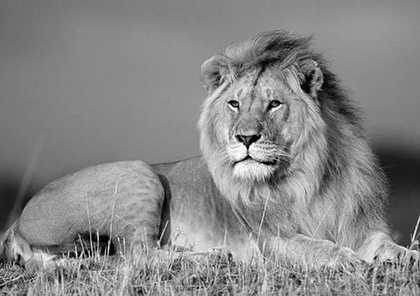
%> input picture 实验一/002.JPG, 420 x 296 px, shrunk from 500 x 352 before the run
$ octave homework1_1.m   (GNU Octave 9; MATLAB toolbox functions it lacks are replaced by stand-ins)
%> lines starting %> are read from the running program, lines starting %| are printed output that depends on the picture
%% homework 1.1
clear;
clc;
image=imread ("002.jpg");
%> image is the input picture: size 296x420 uint8; min 0, max 255, mean 134.5
%%imshow(image)
figure
imshow(image);
%% get dft pic
out=twodft(image);
figure
imshow(out);
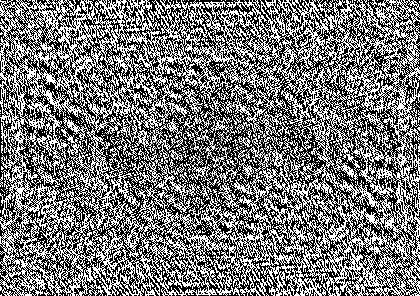
%> displayed picture: size 296x420, on the screen's scale of 0 to 255; min 0, max 255, mean 120.2
imwrite(out,"1-1dft.jpg");
%% get abs dft pic and shift
out1=abs(out);
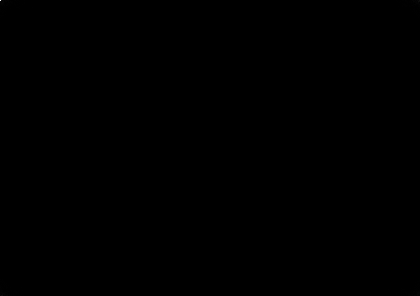
%> out1: size 296x420 double; min 0.0264, max 65590, mean 20.8; drawn with min black and max white
out1=255*out/max(max(out));
out2=out1
[a,b]=size(out1);
%> a = 296; b = 420
out1=circshift(out1,a/2,1);
out1=circshift(out1,b/2,2);
imshow(out1);
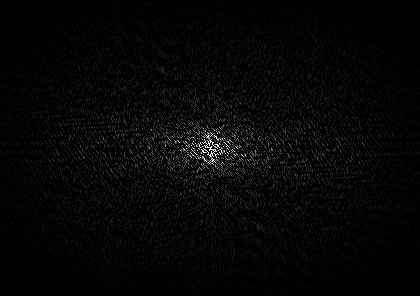
%> displayed picture: size 296x420, on the screen's scale of 0 to 255; min 0, max 255, mean 6.1
imwrite(out1,"1-1dftabs.jpg");
%% get idft image
iout=itwodft(out);
figure
imshow(iout);
imwrite(iout,"1-1idftimage.jpg");
%% find out the error
delta=im2double(image)-iout;


function [out] = twodft(image)
%2D DFT  to do the 2D DFT in Matrixes student ID 517021910310
[a,b]=size(image);
c1=zeros(a,a);
c2=zeros(b,b);
for m=0:a-1
    for n=0:a-1
        c1(m+1,n+1)=exp(-1j*2*pi*m*n/a);
    end
end
for m=0:b-1
    for n=0:b-1
        c2(m+1,n+1)=exp(-1j*2*pi*m*n/b);
    end
end
temp=im2double(image);
out=(c1)*(temp)*(c2);
end

function [iout] = itwodft(iimage)
% inverse 2d dft
[a,b]=size(iimage);
c1=zeros(a,a);
c2=zeros(b,b);
for m=0:a-1
    for n=0:a-1
        c1(m+1,n+1)=exp(1j*2*pi*m*n/a);
    end
end
for m=0:b-1
    for n=0:b-1
        c2(m+1,n+1)=exp(1j*2*pi*m*n/b);
    end
end
temp=im2double(iimage);
iout=(c1)*(temp)*(c2)/(a*b);
end
